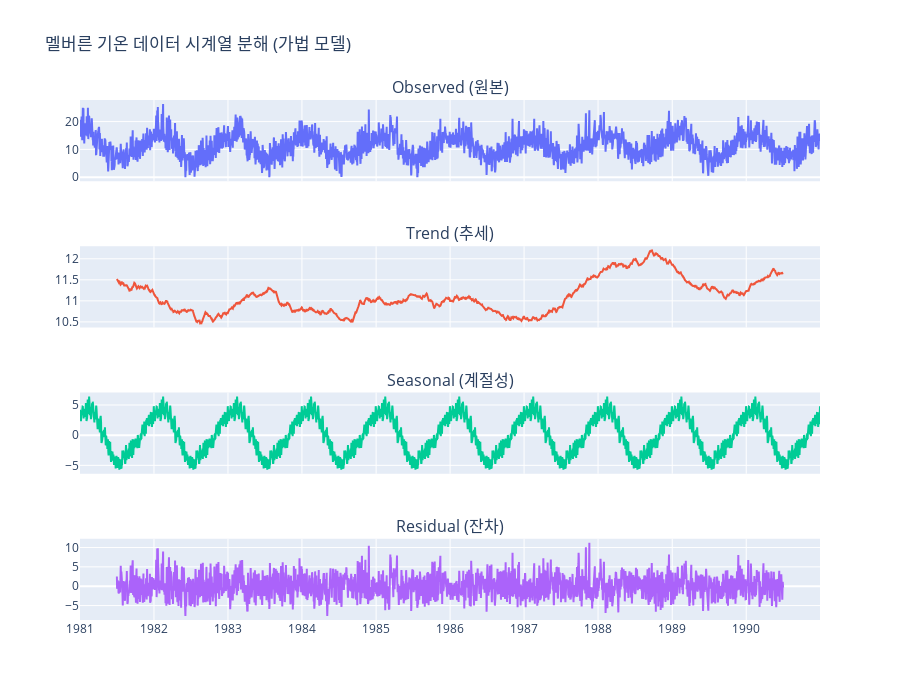

The notebook cell saved with this chart:
### Code cell
# 연습 문제 3: 가법 모델을 이용한 시계열 분해
result_temp = seasonal_decompose(df_temp['최저기온'], model='additive', period=365)

# 분해 결과 시각화
decomposed_fig_temp = make_subplots(
    rows=4, cols=1,
    shared_xaxes=True,
    subplot_titles=("Observed (원본)", "Trend (추세)", "Seasonal (계절성)", "Residual (잔차)")
)

decomposed_fig_temp.add_trace(go.Scatter(x=result_temp.observed.index, y=result_temp.observed, 
                                        mode='lines', name='Observed'), row=1, col=1)
decomposed_fig_temp.add_trace(go.Scatter(x=result_temp.trend.index, y=result_temp.trend, 
                                        mode='lines', name='Trend'), row=2, col=1)
decomposed_fig_temp.add_trace(go.Scatter(x=result_temp.seasonal.index, y=result_temp.seasonal, 
                                        mode='lines', name='Seasonal'), row=3, col=1)
decomposed_fig_temp.add_trace(go.Scatter(x=result_temp.resid.index, y=result_temp.resid, 
                                        mode='lines', name='Residual'), row=4, col=1)

decomposed_fig_temp.update_layout(height=700, title_text="멜버른 기온 데이터 시계열 분해 (가법 모델)", 
                                 showlegend=False)
decomposed_fig_temp.show()

### Figure 1 — Plotly figure (JSON) as saved in the notebook; plotly's stock layout.template omitted (floating-point values rounded to 4 significant figures; data arrays with more than 128 entries replaced by an {"elided": "..."} marker saying what was removed)
{"data": [{"mode": "lines", "name": "Observed", "type": "scatter", "x": {"elided": "3650 str values"}, "xaxis": "x", "y": {"elided": "3650 float values"}, "yaxis": "y"}, {"mode": "lines", "name": "Trend", "type": "scatter", "x": {"elided": "3650 str values"}, "xaxis": "x2", "y": {"elided": "3650 float values"}, "yaxis": "y2"}, {"mode": "lines", "name": "Seasonal", "type": "scatter", "x": {"elided": "3650 str values"}, "xaxis": "x3", "y": {"elided": "3650 float values"}, "yaxis": "y3"}, {"mode": "lines", "name": "Residual", "type": "scatter", "x": {"elided": "3650 str values"}, "xaxis": "x4", "y": {"elided": "3650 float values"}, "yaxis": "y4"}], "layout": {"annotations": [{"font": {"size": 16}, "showarrow": false, "text": "Observed (원본)", "x": 0.5, "xanchor": "center", "xref": "paper", "y": 1, "yanchor": "bottom", "yref": "paper"}, {"font": {"size": 16}, "showarrow": false, "text": "Trend (추세)", "x": 0.5, "xanchor": "center", "xref": "paper", "y": 0.7188, "yanchor": "bottom", "yref": "paper"}, {"font": {"size": 16}, "showarrow": false, "text": "Seasonal (계절성)", "x": 0.5, "xanchor": "center", "xref": "paper", "y": 0.4375, "yanchor": "bottom", "yref": "paper"}, {"font": {"size": 16}, "showarrow": false, "text": "Residual (잔차)", "x": 0.5, "xanchor": "center", "xref": "paper", "y": 0.1562, "yanchor": "bottom", "yref": "paper"}], "height": 700, "showlegend": false, "title": {"text": "멜버른 기온 데이터 시계열 분해 (가법 모델)"}, "xaxis": {"anchor": "y", "domain": [0, 1], "matches": "x4", "showticklabels": false}, "xaxis2": {"anchor": "y2", "domain": [0, 1], "matches": "x4", "showticklabels": false}, "xaxis3": {"anchor": "y3", "domain": [0, 1], "matches": "x4", "showticklabels": false}, "xaxis4": {"anchor": "y4", "domain": [0, 1]}, "yaxis": {"anchor": "x", "domain": [0.8438, 1]}, "yaxis2": {"anchor": "x2", "domain": [0.5625, 0.7188]}, "yaxis3": {"anchor": "x3", "domain": [0.2812, 0.4375]}, "yaxis4": {"anchor": "x4", "domain": [0, 0.1562]}}}
